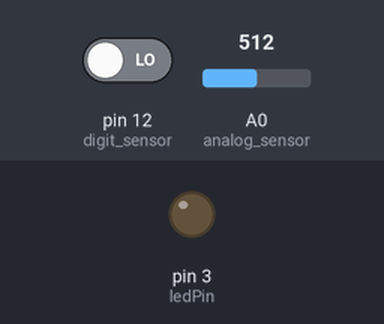
This sketch was run on a simulated Arduino Uno, built with avr-gcc and run on an emulated ATmega328P. On the bench: output pins drawn as LEDs (lit = HIGH). The inputs (shaded band) are chosen by the test bench; at power-on: pin 12 (digit_sensor) LOW, A0 (analog_sensor) = 512. What the sketch prints to the serial monitor is not drawn.

Above: at 1.2 s.
1.3 s: pin 12 (digit_sensor) driven HIGH
At 1.7 s:
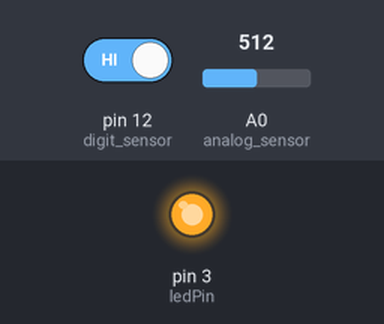
2.8 s: pin 12 (digit_sensor) driven LOW
At 4.1 s:
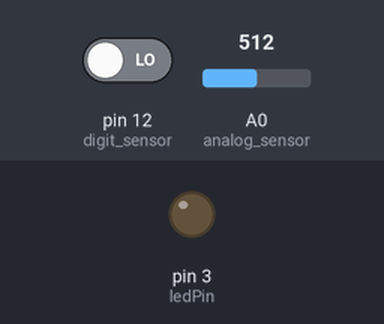
Timing chart, 0 to 5.8 s (numbered marks = the images above; inputs shaded):
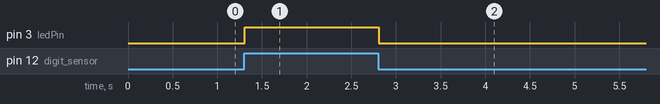

Measured:
- after the input at 1.3 s, pin 3 (ledPin): LOW → HIGH at once
- after the input at 2.8 s, pin 3 (ledPin): HIGH → LOW at once

The sketch:

Sound_sensor_module.ino
```cpp
/* sound sensor test project
 * sensor project tutorial url: http://osoyoo.com/?p=508
 */
int analog_sensor  = A0; // select the input pin for the potentiometer
int digit_sensor = 12; // select the input pin for the potentiometer
int ledPin = 3; // select the pin for the LED
int analogValue ; // value from the analog input pin
int digitValue ;  //  value from the digit input pin

void setup () {
  pinMode (ledPin, OUTPUT);
  pinMode (digit_sensor, INPUT);
  Serial.begin (9600);
}

void loop () {
  analogValue = analogRead (analog_sensor);
  digitValue=digitalRead(digit_sensor);
  Serial.println (analogValue, DEC);
  if (digitValue==HIGH)
    digitalWrite (ledPin, HIGH);
  else
    digitalWrite (ledPin, LOW);
}
```
